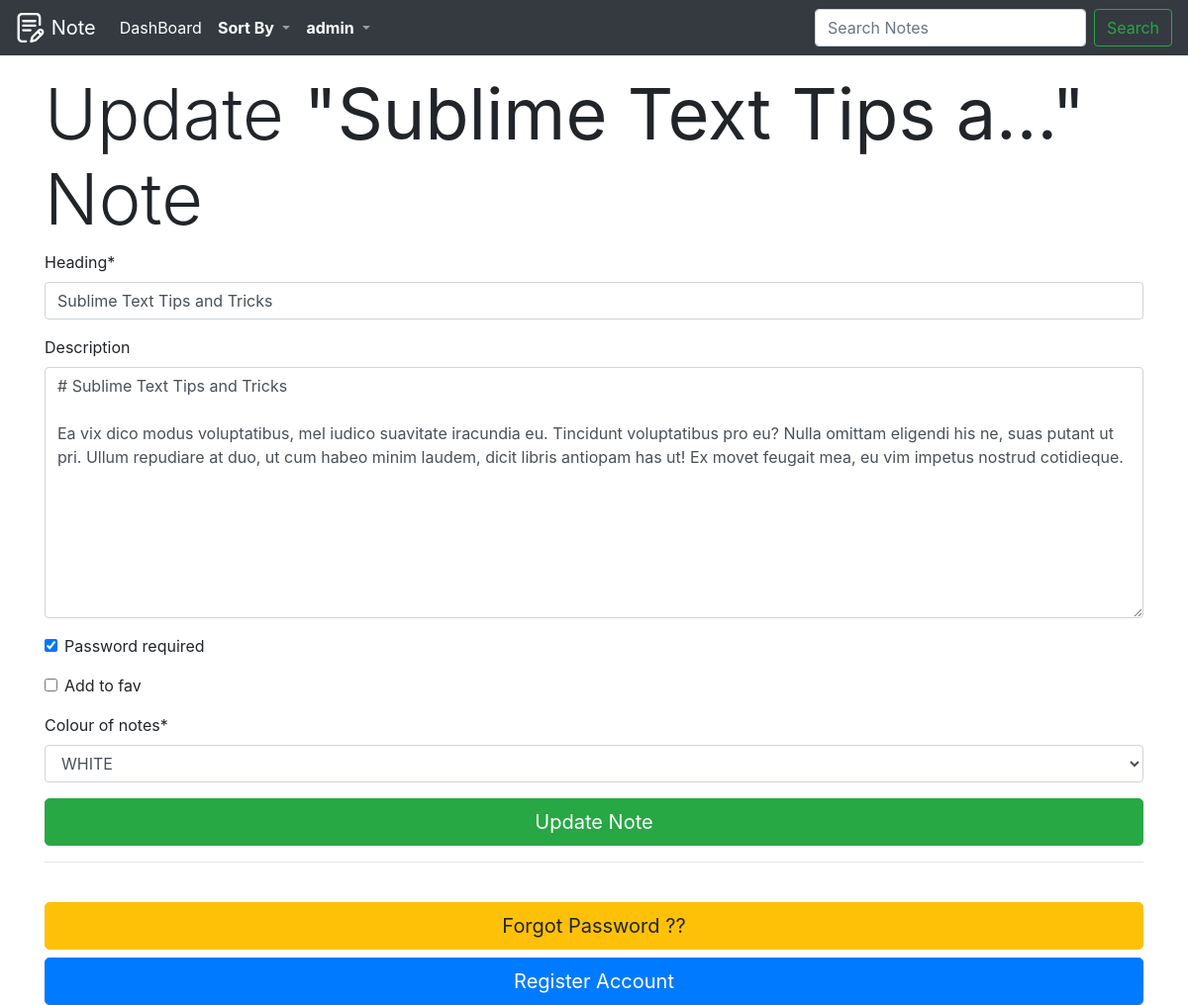
Screenshot of /note/update/6c24b5b7-8f3f-44d4-b46c-eb00cdddd226/ (signed in) with the database file from the repository.
### notes/models.py (models this page shows, shortened)
class Note(models.Model):
    id=models.UUIDField(primary_key=True,
                    default=uuid.uuid4,
                    editable=False,
                    db_index=True,)
    category = models.ForeignKey(Category, verbose_name="Category",on_delete=models.CASCADE,blank=True)
    heading=models.CharField(max_length=70,blank=False)
    description =models.TextField(blank=True)
    password_required = models.BooleanField(default=False)
    add_to_fav = models.BooleanField(default=False)
    colour_of_notes = models.CharField(
        max_length=9,
        choices=COLOURS_CHOICES,
        default='white',
    )
    author=models.ForeignKey(User,on_delete=models.CASCADE)
    created =models.DateTimeField(auto_now_add=True)
    updated=models.DateTimeField(auto_now=True)
    class Meta:
        get_latest_by='created'
        ordering=('updated',)

### notes/views.py (the view)
# urls.py: path('note/update/<uuid:pk>/',NoteUpdateView,name='note_update'),
@login_required
def NoteUpdateView(request,pk):
	obj = get_object_or_404(Note, id = pk)
	form = NoteForm(request.POST or None, instance = obj)
	if form.is_valid(): #send form
		cd=form.cleaned_data
		if cd.get('password_required') or  (obj.password_required):
			item_dict['update_the_note']=[form,pk]
			request.session['allow_if_password_is_confirm']=False
			return redirect('check_password')
		else:
			form.save()
			messages.success(request, f'''Note <a href="{reverse('note_update',args=[str(obj.pk)])}" class="alert-link">"{obj.heading}"</a> successfully Updated''')
			return redirect(Note.objects.filter(author=request.user).get(id=pk).get_absolute_url())
	else:#want form
		if (not obj.password_required) or request.session.get('allow_if_password_is_confirm'):
			return render(request,'noteshtmls/note_update.html',{'form':form,'object':obj})
		elif (obj.password_required):
			request.session['allow_if_password_is_confirm']=False
			item_dict['allow_update_form']=obj.pk
			return redirect('check_password')

### notes/forms.py
class NoteForm(forms.ModelForm):
	class Meta:
		exclude=['author','category']
		model = Note

### notes/templates/noteshtmls/note_update.html (shortened to what this page needs)
{% extends "base.html" %}
{% load crispy_forms_tags %}
{% block content %}
	<h5 class="display-3">Update <b>"{{ object.heading|truncatechars:20 }}"</b> Note </h5>
	<div>
		<form method="POST" action="" >{% csrf_token %}
			{{ form|crispy }}
			<input type="submit" class="btn btn-block btn-success btn-lg" name="submit" value="Update Note" id="submit">
		</form>
	</div>
	<hr>
	<br>
	  <a type="button" href="{% url 'password_reset' %}"  class="btn btn-warning btn-lg btn-block">Forgot Password ??</a>
	  <a type="button" href="{% url 'register' %}"  class="btn btn-primary btn-lg btn-block">Register Account</a>
{% endblock %}

### templates/navi.html (shortened to what this page needs)
{% load static %}
{% block nav %}
  <nav class="navbar navbar-icon-top navbar-expand-lg navbar-dark bg-dark" style="position: fixed;width: 100%">
    <a class="navbar-brand" href="{% url 'intropage' %}">
    	<img src="{% static 'images/logo.svg' %}" alt="Notes Logo" width="30" height="30" class="d-inline-block align-top">
      Note
    </a>
{% if request.user.is_authenticated %}
    <div class="collapse navbar-collapse" id="navbarsExampleDefault">
      <ul class="navbar-nav mr-auto">
        <li class="nav-item active">
          <a class="nav-link" href="{% url 'dashboard' %}">
            DashBoard
            </a>
        </li>
       <li class="nav-item dropdown">
          <a class="nav-link dropdown-toggle" href="#" id="navbarDropdown" role="button" data-toggle="dropdown" aria-haspopup="true" aria-expanded="false">
            <b style="color: white">Sort By</b>
          </a>
      </div>
        <li class="nav-item dropdown">
          <a class="nav-link dropdown-toggle" href="#" id="navbarDropdown" role="button" data-toggle="dropdown" aria-haspopup="true" aria-expanded="false">
            <b style="color: white">{{ user.username }} </b>
          </a>
        </li>
      <form class="form-inline my-2 my-lg-0" action="{% url 'search_results' %}" method="get">
        <input class="form-control mr-sm-2" name="q" type="text" placeholder="Search Notes" aria-label="Search">
        <button class="btn btn-outline-success my-2 my-sm-0" type="submit">Search</button>
      </form>
{% endif %}
  </nav>
{% endblock nav %}

### notes_app/static/css/base.css (style rules this page uses)
a { text-decoration: none !important; }
nav { z-index: 1 !important; }

### rows the page displays
Note: heading "Sublime Text Tips a…", heading "Sublime Text Tips and Tricks", description "# Sublime Text Tips and Tricks Ea vix dico modus voluptatibus, mel iudico suavitate iracundia eu. Tincidunt voluptatibus pro eu? Nulla omittam eligendi his ne, suas putant ut pri. Ullum repudiare at duo, ut cum habeo minim laudem, dicit libris antiopam has ut! Ex movet feugait mea, eu vim impetus nostrud cotidieque.", password_required "☑", colour_of_notes "WHITE"

### other values shown
{{ user.username }} "admin"
